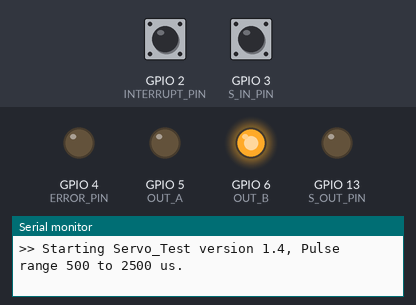
A sketch run on a simulated ESP32-S3. Parts: output pins drawn as LEDs (lit = HIGH), the last lines printed to the serial monitor. The inputs (shaded band) are chosen by the test bench; at power-on: GPIO 3 (S_IN_PIN) LOW, GPIO 2 (INTERRUPT_PIN) HIGH.

Above: at 2.8 s.
2.9 s: GPIO 3 (S_IN_PIN) pulsed HIGH 2 times (0.12 s each, 0.3 s apart)
At 4.1 s:
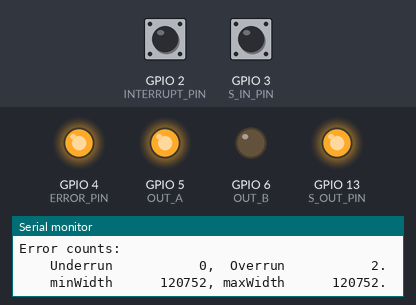
5.0 s: GPIO 2 (INTERRUPT_PIN) pulled LOW for 1 s
At 6.0 s:
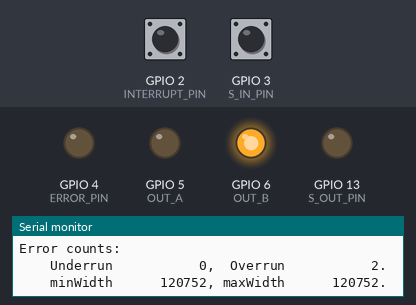
Timing chart, 0 to 8.0 s (numbered marks = the images above; inputs shaded):
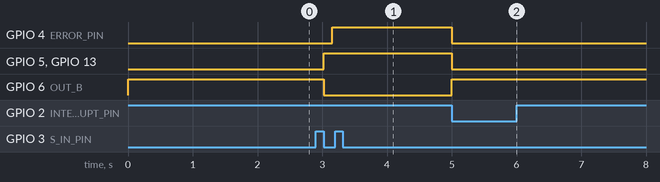

Measured:
- after the input at 2.9 s, GPIO 4 (ERROR_PIN): LOW → HIGH after 0.25 s; GPIO 5 (OUT_A), GPIO 13 (S_OUT_PIN): LOW → HIGH after 0.12 s; GPIO 6 (OUT_B): HIGH → LOW after 0.12 s
- after the input at 5.0 s, GPIO 4 (ERROR_PIN), GPIO 5 (OUT_A), GPIO 13 (S_OUT_PIN): HIGH → LOW at once; GPIO 6 (OUT_B): LOW → HIGH at once

The sketch:

Servo_Test.ino
```cpp
/*******************************************************************************************
 *
 * This sketch interfaces servo DCC decoders to the decoder tester.
 * The connections are as follows:
 *
 * Pin  Mode            Description
 * ------------------------------------------------
 * D2   INPUT_PULLUP    Pushbutton.
 * D3   INPUT           DCC servo decoder input.
 * D4   OUTPUT          Error LED.
 * D5   OUTPUT          Out A. LOW for Lenz -, SEND.EXE S 0, Forward.
 * D6   OUTPUT          Out B. Inverse of Out A.
 * D13  OUTPUT          State LED. Follows Out A.
 *
 *******************************************************************************************/

#include <limits.h>                             // Min and max values of int etc.
#include <Streaming.h>                          // Overloaded << for Print class.

//#define FREE_RAM                                // Report free ram. Also sets DEBUG.
//#define DEBUG                                   // Print DEBUG output. Also sets ERROR_ONLY.
#define ERROR_ONLY                              // Define to print errors only.

#ifdef FREE_RAM                                 // Force DEBUG & ERROR_ONLY if FREE_RAM
#define DEBUG                                   //   defined to maximize memory usage.
#define ERROR_ONLY
#endif // FREE_RAM

#ifdef DEBUG                                    // Force ERROR_ONLY if DEBUG defined
#define ERROR_ONLY                              //   to print debug and error information.
#endif // DEBUG


const byte          VER_MAJOR       =     1;    // Major version.
const byte          VER_MINOR       =     4;    // Minor version.
const byte          INTERRUPT_PIN   =     2;    // Pushbutton pin.
const byte          S_IN_PIN        =     3;    // Servo signal input pin.
const byte          ERROR_PIN       =     4;    // Error pin.
const byte          OUT_A           =     5;    // Output A.
const byte          OUT_B           =     6;    // Output B.
const byte          S_OUT_PIN       =    13;    // Servo state output pin.
const unsigned long DEBOUNCE_TIME   =    50UL;  // Debounce time in ms.
const unsigned long SERVO_MIN       =   500UL;  // Minimum valid servo time microseconds.
const unsigned long SERVO_MAX       =  2500UL;  // Maximum valid servo time microseconds.
const unsigned long SERVO_MID       =  1500UL;  // Servo midpoint in microseconds.

// Servo signal input state machine states.
enum inputState {
  IN_INIT                           =     'I',  // Initial state after boot or button press.
  IN_LOW                            =     'L',  // Input state is LOW.
  IN_HIGH                           =     'H',  // Input state is HIGH.
  IN_HIGH_ERROR                     =     'E',  // Input state is HIGH too long.
};

// Error numbers.
enum errNum {
  ERR_NONE                          =     0,    // No error.
  ERR_SHORT                         =     1,    // Pulse too short.
  ERR_LONG                          =     2,    // Pulse too long.
};
const byte          NUM_ERRORS      =     3;    // Number of errors.

#ifdef ERROR_ONLY
// Table of error messages.
const char          *ERROR_TBL[] = {
  "    None",                                   // 0 ERR_NONE.
  "Underrun",                                   // 1 ERR_SHORT.
  " Overrun"                                    // 2 ERR_LONG.
};
#endif // ERROR_ONLY

#ifdef DEBUG
// Midpoint values to display.
enum midVal {
  MID_NONE                          =   'X',    // No midpoint value.
  MID_LOW                           =   'L',    // Low midpoint value.
  MID_HIGH                          =   'H'     // High midpoint value.
};
#endif // DEBUG

// Forward reference methods with optional arguments.
void errorHandler(const errNum err, const char state, const bool fatal = false);

char                sState          = IN_INIT;   // State machine state.
unsigned long       start           = 0UL;       // Start time in microseconds.
unsigned long       maxEnd          = 0UL;       // Maximum pulse end time.
errNum              lastError       = ERR_NONE;  // Last error, if any.
unsigned long       width;                       // Pulse width in microseconds.

#ifdef DEBUG
char                lastMid         = MID_NONE;  // Last midpoint state init invalid.
#endif // DEBUG

#ifdef ERROR_ONLY
unsigned long       minWidth        = ULONG_MAX; // Min servo pulse width.
unsigned long       maxWidth        = 0UL;       // Max servo pulse width.
// Error count table.
unsigned long       errCnt[NUM_ERRORS] = {0UL, 0UL, 0UL};
#endif // ERROR_ONLY


//  Variables used by button interrupt handler.
volatile bool       btnPressed      = false;      // true if button pressed.
byte                btnState;                     // Button state.

void setup() {
  #ifdef ERROR_ONLY
  Serial.begin(9600);
  Serial << F(">> Starting Servo_Test version ") << VER_MAJOR << F(".") << VER_MINOR;
  Serial << F(", Pulse range ") << SERVO_MIN << F(" to ") << SERVO_MAX << F(" us.") << endl;
  #endif // ERROR_ONLY

  pinMode(S_IN_PIN, INPUT);
  pinMode(S_OUT_PIN, OUTPUT);
  pinMode(ERROR_PIN, OUTPUT);
  pinMode(OUT_A, OUTPUT);
  pinMode(OUT_B, OUTPUT);

  setOutputs(LOW);                                          // Set servo output pins LOW.
  digitalWrite(ERROR_PIN, LOW);                             // Turn off error LED.

  /*
   * The following lines sets up the button interrupt variables and attaches
   * the interrupt handler. Make sure to set btnState prior to attaching the
   * interrupt in case the button is pressed when the program resets.
   */
  pinMode(INTERRUPT_PIN, INPUT_PULLUP);
  btnState = digitalRead(INTERRUPT_PIN);
  attachInterrupt(digitalPinToInterrupt(INTERRUPT_PIN), buttonISR, CHANGE);
}

void loop() {
  if (btnPressed == true) {                                 // Button just pressed.
    btnPressed = false;

    if (lastError != ERR_NONE) {                            // Returning from an error.
      #ifdef ERROR_ONLY
      Serial << F("Clearing error: lastError ") << ERROR_TBL[lastError] << endl;
      #endif ERROR_ONLY

      #ifdef DEBUG
      lastMid     = MID_NONE;
      #endif // DEBUG

      // Reinitialize state variables to IN_INIT
      //   reset outputs, and clear the error.
      lastError   = ERR_NONE;
      sState      = IN_INIT;

      setOutputs(LOW);                                      // Set servo output pins LOW.
      digitalWrite(ERROR_PIN, LOW);                         // Turn off error LED.
    } // End returning from an error.

    #ifdef ERROR_ONLY
    displayErrorData();
    clearErrorData();
    #endif // ERROR_ONLY
  } // End button just pressed.

  // State machine to follow servo input transitions, measure pulse width,
  //   and set outputs appropriately.
  switch (sState) {

    // Initial state. Must synchronize with rising edge of input signal.
    case IN_INIT:
      // Initialize sState and timers.
      sState = IN_LOW;                                      // Normally go to IN_LOW.
      start  = micros();
      maxEnd = start + SERVO_MAX;

      // Wait for input to go LOW if it is initially HIGH.
      // This synchronizes the state machine with the input pulse train.
      while (digitalRead(S_IN_PIN) == HIGH) {
        if (micros() > maxEnd) {                            // Input HIGH too long.
          sState = IN_HIGH_ERROR;                           // Go to IN_HIGH_ERROR.
          break;
        }
      }
      break; // End IN_INIT.

    // Input is currently LOW. Wait for it to go high.
    case IN_LOW:
      if (digitalRead(S_IN_PIN) == HIGH) {                  // Input just went HIGH.
        // Set start and maxEnd timer at start of HIGH pulse.
        start  = micros();
        maxEnd = start + SERVO_MAX;

        sState = IN_HIGH;                                   // Go to IN_HIGH
      }
      break; // End IN_LOW.

    // Input is currently HIGH.
    case IN_HIGH:
      if (digitalRead(S_IN_PIN) == LOW) {                   // Input just went LOW.
          if (setMidpint() != true) {                       // Pulse width too short.
            errorHandler(ERR_SHORT, IN_HIGH);               // Pulse too short.
          }
          sState = IN_LOW;                                  // Go to IN_LOW.
      }
      else if (micros() > maxEnd) {                         // Pulse HIGH for too long.
        sState = IN_HIGH_ERROR;                             // Go to IN_HIGH_ERROR.
      }
      break; // End IN_HIGH.

    // Input is currently HIGH for too long.
    case IN_HIGH_ERROR:
      if (digitalRead(S_IN_PIN) == LOW) {                   // Input just went LOW.
        setMidpint();

        #ifdef ERROR_ONLY
        Serial << F("State E input low. Width ") << width << endl;
        #endif

        errorHandler(ERR_LONG, IN_HIGH_ERROR);
        sState = IN_LOW;
      }
      break; // End IN_HIGH_ERROR.

  } // End state machine.
}

// Set 3 outputs.
void setOutputs(const uint8_t level) {
  digitalWrite(S_OUT_PIN,  level);                           // Servo state LED.
  digitalWrite(OUT_A,      level);                           // Balanced pair A.
  digitalWrite(OUT_B,     !level);                           // Balanced pair B.
}

bool setMidpint() {
  #ifdef DEBUG
  char                      midpoint;                       // Midpoint state.
  #endif // DEBUG

  width = micros();                                         // Set pulse end time.

  // Calculate width accounting for possible rollover.
  width = start < width ? width - start : width + ULONG_MAX - start;

  if (width <= SERVO_MID) {
    #ifdef DEBUG
    midpoint = MID_LOW;
    #endif // DEBUG
    setOutputs(LOW);
  }
  else {
    #ifdef DEBUG
    midpoint = MID_HIGH;
    #endif // DEBUG
    setOutputs(HIGH);
  }

  #ifdef ERROR_ONLY
  minWidth = width < minWidth ? width : minWidth;
  maxWidth = width > maxWidth ? width : maxWidth;
  #endif // ERROR_ONLY

  #ifdef DEBUG
  if (lastMid != midpoint) {
    lastMid = midpoint;
    Serial << F("loop: mindpoint ") << midpoint << endl;
  }
  #endif // DEBUG

  if (width >= SERVO_MIN) {                                 // Pulse is long enough.
    return true;
  }
  else {                                                    // Pulse is too short.
    return false;
  }
}

// Error handler. Display error until button is pressed.
void errorHandler(const errNum err, const char state, const bool fatal = false) {
  byte                      i;                              // Index variable.

  lastError = err;                                          // Set last error.

  #ifdef ERROR_ONLY
  ++errCnt[err];
  Serial << F("errorHandler: time ") << millis() << F(" ms, state ") << state;
  Serial << F(", ") << ERROR_TBL[err] << endl;
  displayErrorData();
  #endif // ERROR_ONLY

  // Turn on error LED and return immediately if the error is not fatal.
  if (fatal != true) {
    digitalWrite(ERROR_PIN, HIGH);
    return;
  }
  else {
    if (err == ERR_NONE) {                                  // Called with no error.
      while (true) {                                        //   Blink rapidly.
      digitalWrite(ERROR_PIN, HIGH);
       if (breakableDelay(100) != true) return;
        digitalWrite(ERROR_PIN, LOW);
        if (breakableDelay(100) != true) return;
      }
    }
    else {                                                  // Called with nonzero error.
      while (true) {
        for (i = 0; i < err; i++) {                         // Blink err number short blinks.
          digitalWrite(ERROR_PIN, HIGH);
          if (breakableDelay(100) != true) return;
          digitalWrite(ERROR_PIN, LOW);
          if (breakableDelay(300) != true) return;
        }
        if (breakableDelay(2000) != true) return;           // Delay after blinks.
      }
    }
  }
}

#ifdef ERROR_ONLY
// Display error counts.
void displayErrorData() {
  byte                      i;                              // Index variable.

  Serial.printf(F("Error counts:\n    "));
  for ( i = 1; i < NUM_ERRORS; i++) {
    Serial.printf(F("%s %11lu"), ERROR_TBL[i], errCnt[i]);
    if (i == NUM_ERRORS - 1) {
      Serial.println('.');
    }
    else {
      Serial.print(F(", "));
    }
  }

  Serial.printf(F("    minWidth %11lu, maxWidth %11lu.\n"), minWidth, maxWidth);
}

// Clear error data.
void clearErrorData() {
  byte                      i;                              // Index variable.

  for ( i = 0; i < NUM_ERRORS; i++) {
      errCnt[i] = 0UL;
  }

  minWidth  = ULONG_MAX;                                  // Min servo pulse width.
  maxWidth  = 0UL;                                        // Max servo pulse width.
}
#endif // ERROR_ONLY

/*******************************************************************************************
 ********************************* Interrupt handling methods ******************************
 *******************************************************************************************/

/*******************************************************************************************
 *
 *
 * breakableDelay() - Delays for the milliseconds passed in delay.
 *
 * breakableDelay() will return immediately if btnPressed is true.
 *
 * Inputs
 *  unsigned long delay  - Delay in milliseconds.
 *
 * Returns:
 *  true  - Delay completed.
 *  false - Key pressed.
 *
 *******************************************************************************************/

bool breakableDelay(unsigned long delay) {
  unsigned long             endTime = millis() + delay;     // Start time in ms.

  while (millis() < endTime) {
    if (btnPressed == true) {                               // Return immediately with false
      return false;                                         //   if button pressed.
    }
  }

  return true;                                              // Return true if delay finished.
}

/*******************************************************************************************
 *
 * buttonISR() - Handle interrupt when button is pressed or released.
 *
 * buttonISR() toggles btnState if buttonISR() is entered after the
 * DEBOUNCE_TIME. Calls to buttonISR() before DEBOUNCE_TIME are ignored.
 * It is important that btnState be set to the current state of the
 * button prior to registering the interrupt or the button may work out
 * of phase.
 *
 * Inputs
 *  None.
 *
 * Returns:
 *  None.
 *
 *******************************************************************************************/

void buttonISR() {
  unsigned long             currentTime;                    // Current time in ms.
  static unsigned long      endTime = 0UL;                  // End debounce time in ms.

  currentTime = millis();

  if (endTime < currentTime) {                              // Ignore interrupts caused
                                                            //   by switch bounce.

    endTime = currentTime + DEBOUNCE_TIME;                  // Set lastInterrupt to be ready
                                                            //   for next press or release.

    btnState = !btnState;                                   // Toggle bntState on first
                                                            //   button down or up interrupt.

    if (btnState == LOW) {                                  // Set btnState if button
      btnPressed = true;                                    //   just pressed.
    }
  }

  #ifdef FREE_RAM
  Serial << F("buttonISR: free ram ") << freeRam() << endl;
  #endif // FREE_RAM
}

/*******************************************************************************************
 *
 * freeRam() - Return the remaining free RAM shared by the heap and stack.
 *
 * Inputs
 *  None.
 *
 * Returns:
 *  int _free - The remaining free RAM.
 *
 *******************************************************************************************/

#ifdef FREE_RAM
int freeRam()
{
  extern int                __heap_start;                   // Heap start.
  extern int                *__brkval;                      // Break value.
  int                       v;                              // &v is bottom of stack.

  return (int) &v - (__brkval == 0 ? (int) &__heap_start : (int) __brkval);
}
#endif // FREE_RAM
```
